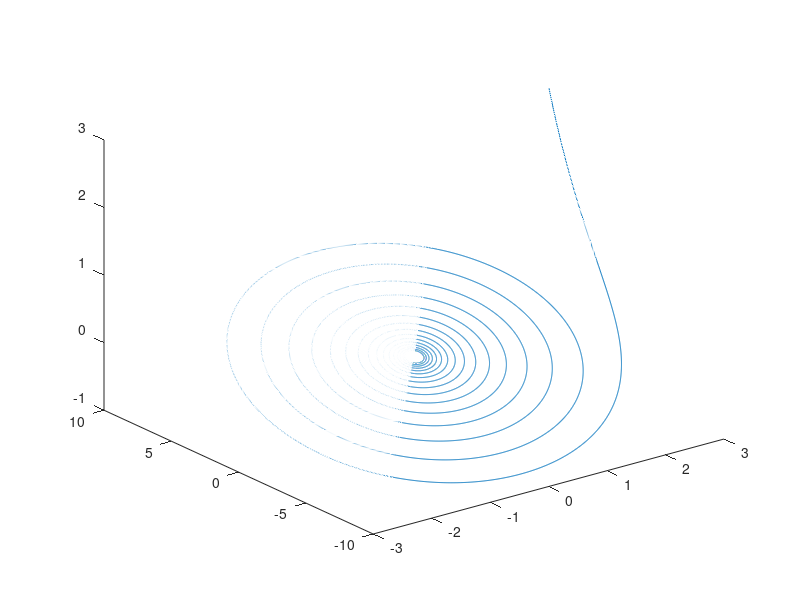

This figure's MATLAB source:
A = [0,10,-10;-100,-1,0;0,10,-100];

n = 3;
[V,D] = eig(A);
l = D(n,n);

th = linspace(0,2*pi,1000);
z = exp(1i*th);

rho = @(z) z.^3 - z.^2;
sigma = @(z) (23*z.^2 - 16*z + 5)/12;
p = @(z,l,dt) rho(z) - l*dt*sigma(z);
ldt = @(z) rho(z) / sigma(z);

reg = zeros(1,1000);
dts = zeros(1,1000);

for i = 1:1000
    reg(i) = ldt(z(i));
end

for i = 1:1000
    dts(i) = ldt(z(i))/l;
end

dt_best = 0.0055059;

real_z1 = real(reg);
imag_z1 = imag(reg);
real_z2 = real(dts);
imag_z2 = imag(dts);
real_z3 = real(dt_best*l);
imag_z3 = imag(dt_best*l);

% plot(real_z1,imag_z1,real_z3,imag_z3,'r*')
% plot(real_z2,imag_z2,'b', dt_best, 0, 'g*','MarkerSize', 10)

dt = 10^-4;
% dt = dt_best - 0.0001;
N = int16(10/dt);
u = zeros(3,N);
u(:,1) = [3, 3, 3];
u(:,2) = u(:,1) + dt*A*u(:,1);
u(:,3) = u(:,2) + dt*A*u(:,2);

for i = 4:N
    u(:,i) = u(:,i-1) + (dt/12)*(23*A*u(:,i-1) - 16*A*u(:,i-2) + 5*A*u(:,i-3));
end

plot3(u(1,:),u(2,:),u(3,:))

